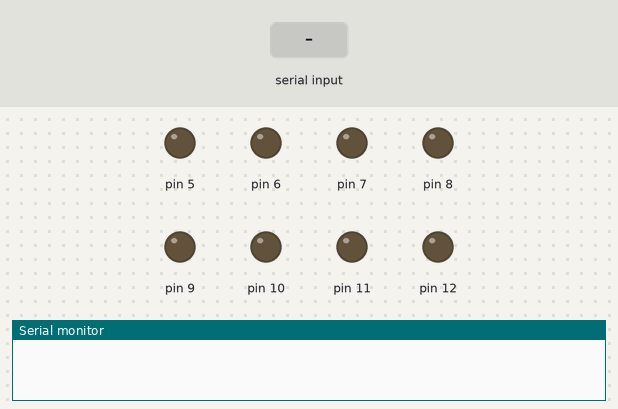
The sketch below on a simulated Arduino Uno, built with avr-gcc and run on an emulated ATmega328P. Shown: output pins drawn as LEDs (lit = HIGH), the last lines printed to the serial monitor. The test bench sets the inputs (shaded band).

Above: at 1.2 s.
1.3 s: "90,45\n" received over Serial
At 1.9 s:
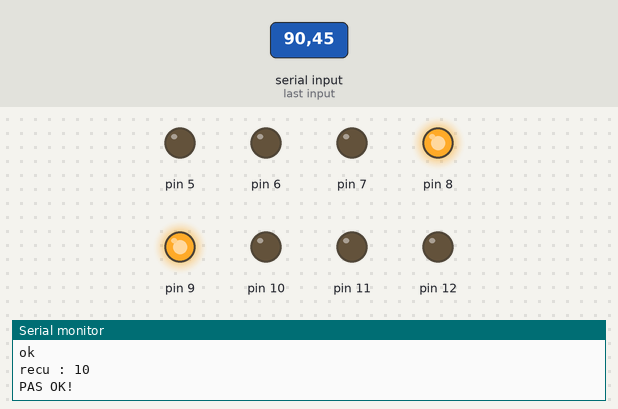
2.8 s: "5\n" received over Serial
At 4.0 s:
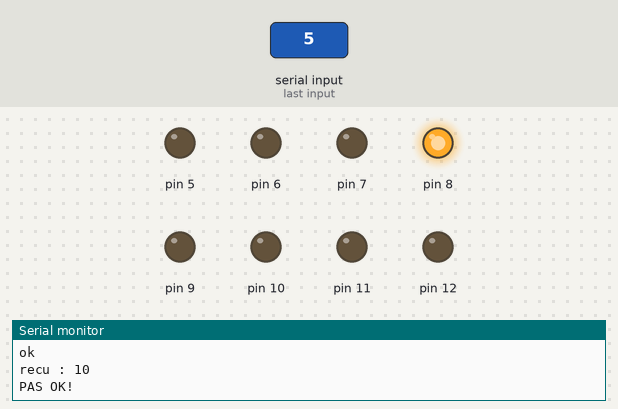
4.3 s: "30,150\n" received over Serial
At 5.4 s:
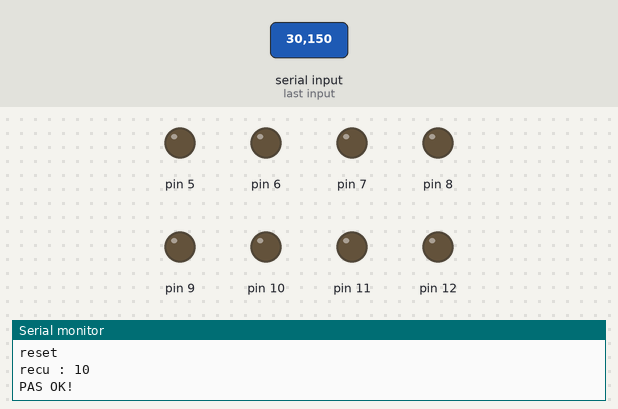
5.8 s: "5\n" received over Serial
At 6.4 s:
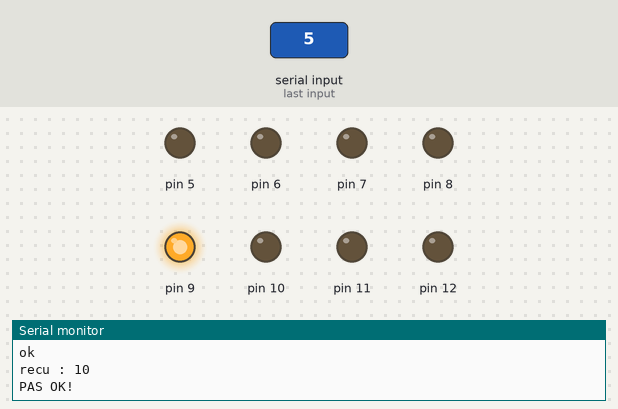
7.3 s: "0\n" received over Serial
At 8.7 s:
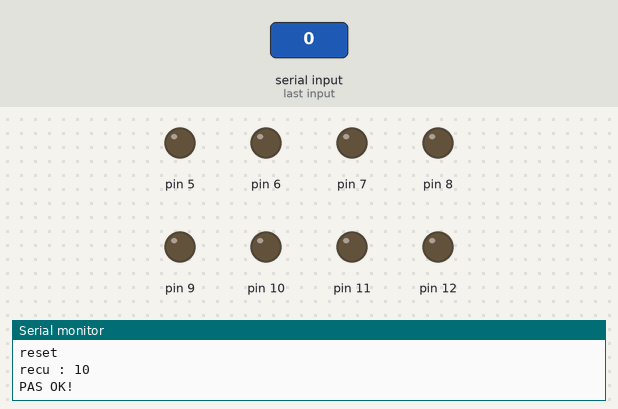
Timing chart, 0 to 9.8 s (numbered marks = the images above; inputs shaded):
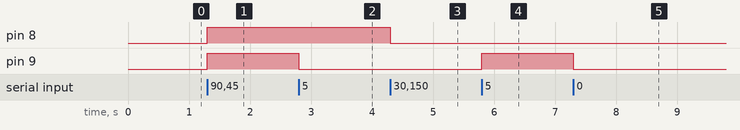

Measured:
- after the input at 1.3 s, pin 8, pin 9: LOW → HIGH at once
- after the input at 2.8 s, pin 9: HIGH → LOW at once
- after the input at 4.3 s, pin 8: HIGH → LOW at once
- after the input at 5.8 s, pin 9: LOW → HIGH at once
- after the input at 7.3 s, pin 9: HIGH → LOW at once

The sketch:

HS07_moniteurLEDrapide.ino
```cpp
void setup() {
  for(int i=5; i<=12; i++) {
    pinMode(i, OUTPUT);
  }
  Serial.begin(115200);
}

void loop() {
  while (Serial.available() > 0) {
    int nombre = Serial.read();
    Serial.print("recu : ");
    Serial.println(nombre);
    if(nombre-48 >= 1 && nombre-48 <=8) {
      digitalWrite(nombre-48+4, !digitalRead(nombre-48+4));
      Serial.println("ok");
    } else if(nombre-48==0) {
      for(int i=5; i<=12; i++) {
        digitalWrite(i, LOW);
      }
      Serial.println("reset");
    } else {
      Serial.println("PAS OK!");
    }
  }
}
```
